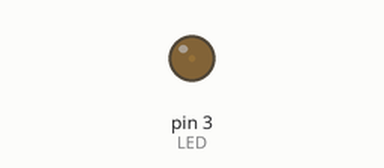
The sketch below on a simulated Arduino Uno, built with avr-gcc and run on an emulated ATmega328P. Parts: output pins drawn as LEDs (lit = HIGH).

Above: at 0.05 s.
At 1.15 s:
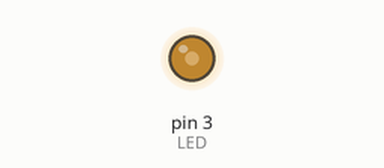
At 2.3 s:
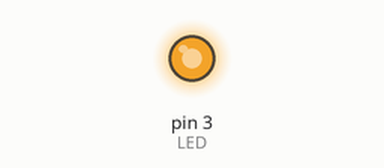
At 4.6 s:
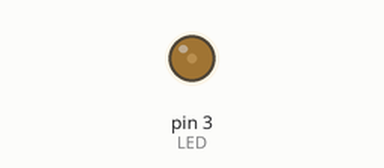
Timing chart, 0 to 6.7 s (numbered marks = the images above):
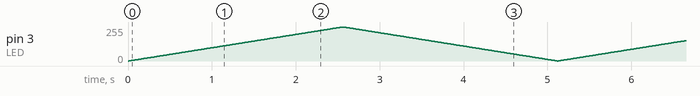

The sketch:

Analog_Out.ino
```cpp
const int LED=3;
void setup() {
  // put your setup code here, to run once:
pinMode(LED,OUTPUT);
}

void loop() {
  // put your main code here, to run repeatedly:
for(int brightness=0;brightness<=255;brightness++)
{
  analogWrite(LED,brightness);
  delay(10);
}
for(int brightness=255;brightness>0;brightness--)
{
  analogWrite(LED,brightness);
  delay(10);
}
}
```
